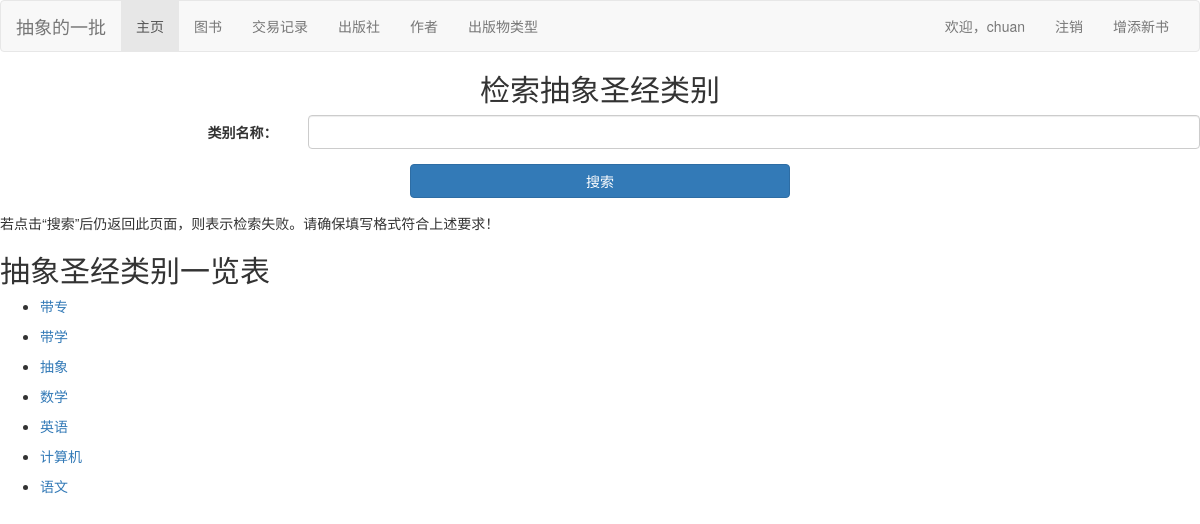
Screenshot of /bookstore/categories/ (signed in) with the database file from the repository.
### bookstore/models.py (models this page shows, shortened)
class Category(models.Model):
    name = models.CharField(max_length=10, verbose_name='类别')
    class Meta:
        verbose_name = '类别'
        verbose_name_plural = '类别'
        ordering = ['name', ]
    def get_absolute_url(self):
        return reverse('cat_books', args=[str(self.id)])

### bookstore/views.py (the view, shortened to what this page needs)
# urls.py: path('categories/', views.categories, name='categories'),
@login_required
def categories(request):
    cats = Category.objects.all()
    selected_cats = cats
    ct = {'cats': cats}
    return render(request, 'bookstore/category_list.html', context=ct)

### bookstore/templates/bookstore/category_list.html (shortened to what this page needs)
{% extends "base.html" %}
{% block content %}
    <form method="POST" role="form" class="form-horizontal">
        <h2 class="form-signin-heading text-center">检索抽象圣经类别</h2>
        <div class="form-group">
            <label for="id_name" class="col-md-3 control-label">类别名称：</label>
            <div class="col-md-9">
                <input type="text" class="form-control" id="id_name" name="name">
            </div>
        </div>
        <div class="form-group">
            <div class="col-md-4 col-md-offset-4">
                <button class="btn btn btn-primary btn-block" type="submit">搜索</button>
            </div>
        </div>
    </form>
    <p>若点击“搜索”后仍返回此页面，则表示检索失败。请确保填写格式符合上述要求！</p>
    <h2>抽象圣经类别一览表</h2>
    {% if cats %}
    <ul>
      {% for cat in cats %}
      <li>
        <p><a href="{{ cat.get_absolute_url }}">{{ cat.name }}</a></p>
      </li>
      {% endfor %}
    </ul>
    {% else %}
      <p>居然没给抽象圣经分类？在？道个歉？</p>
    {% endif %}
{% endblock %}

### bookstore/templates/base.html (shortened to what this page needs)
<!DOCTYPE html>
<html lang="zh-hans">
<head>
  <link href="https://cdn.jsdelivr.net/npm/bootstrap@3.3.7/dist/css/bootstrap.min.css" rel="stylesheet">
</head>
<body>
<nav class="navbar navbar-default">
  <div class="container-fluid">
    <div class="navbar-header">
      <a class="navbar-brand">抽象的一批</a>
    </div>
    <div class="collapse navbar-collapse" id="bs-example-navbar-collapse-1">
      <ul class="nav navbar-nav">
        <li role="presentation" class="active"><a href="{% url 'index' %}">主页</a></li>
        <li role="presentation"><a href="{% url 'books' %}">图书</a></li>
        <li role="presentation"><a href="{% url 'transactions' %}">交易记录</a></li>
        <li role="presentation"><a href="{% url 'publishers' %}">出版社</a></li>
        <li role="presentation"><a href="{% url 'authors' %}">作者</a></li>
        <li role="presentation"><a href="{% url 'categories' %}">出版物类型</a></li>
      </ul>
      <ul class="nav navbar-nav navbar-right">
        {% if user.is_authenticated %}
          <li><a href="{% url 'profile' user.id %}?next={{request.path}}">欢迎，{{ user.get_username }}</a></li>
          <li><a href="{% url 'logout'%}?next={{request.path}}">注销</a></li>
          <li><a href="{% url 'newbook' %}?next={{request.path}}">增添新书</a></li>
        {% else %}
          <li><a href="{% url 'login'%}?next={{request.path}}">去登录</a></li>
        {% endif %}
      </ul>
    </div>
  </div>
</nav>
{% block content %}{% endblock %}
</body>
</html>

### rows the page displays
Category: name "带专"
Category: name "带学"
Category: name "抽象"
Category: name "数学"
Category: name "英语"
Category: name "计算机"
Category: name "语文"

### other values shown
{{ user.get_username }} "chuan"
